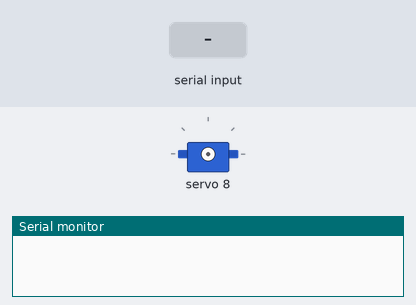
Simulated run of this sketch. Board: Arduino Uno, built with avr-gcc and run on an emulated ATmega328P. Shown: servo, the last lines printed to the serial monitor. Inputs (shaded band) come from the test bench.

Above: at 1.2 s.
1.3 s: "90,45\n" received over Serial
At 2.3 s:
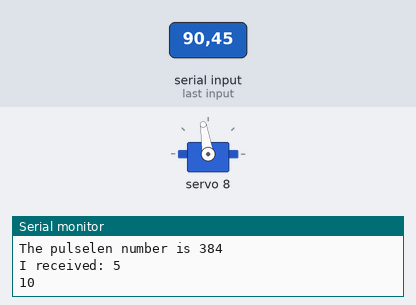
2.9 s: "30,150\n" received over Serial
At 3.5 s:
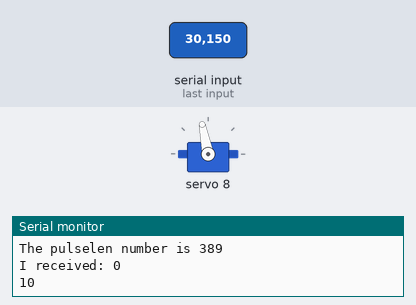
Timing chart, 0 to 5.9 s (numbered marks = the images above; inputs shaded):
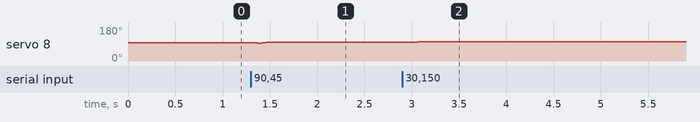

The sketch:

Debugging.ino
```cpp
#include <Wire.h>
#include <Adafruit_PWMServoDriver.h>
Adafruit_PWMServoDriver pwm = Adafruit_PWMServoDriver();
#define SERVOMIN  130 // this is the 'minimum' pulse length count (out of 4096)
#define SERVOMAX  600 // this is the 'maximum' pulse length count (out of 4096)
#define L 0 //these are the pin we choose in the servo board
#define R 2
#define F 4
#define B 6
#define Lmin  150 // this is the 'minimum' pulse length count (out of 4096)
#define Lmax  600 // this is the 'maximum' pulse length count (out of 4096)
#define Rmin  150 // this is the 'minimum' pulse length count (out of 4096)
#define Rmax  578 // this is the 'maximum' pulse length count (out of 4096)
#define Fmin  150 // this is the 'minimum' pulse length count (out of 4096)
#define Fmax  600 // this is the 'maximum' pulse length count (out of 4096)
#define Bmin  150 // this is the 'minimum' pulse length count (out of 4096)
#define Bmax  600 // this is the 'maximum' pulse length count (out of 4096)

const int ServoIn = 8;//机会可能冀东水泥附加费戽水抗旱


const int autoPin = 11;
const int notAutoPin = 12;
const int nextPin = 13;
const int startPin = 10;
const int colorful = 9;
const int redBlink = 8;
const int blueBlink = 2;
const int greenBlink = 7;
const int L1 = 6;
const int L2 = 5;
const int R1 = 4;
const int R2 = 3;
int incomingByte = 0;   // for incoming serial data
int number = 0;
int AorM=1;
int pulselen=370;

void setup() {
  Serial.begin(9600);     // opens serial port, sets data rate to 9600 bps
pwm.begin();
  pwm.setPWMFreq(60);
  yield();
}

void loop() {
int changed = 0;
  // send data only when you receive data:
  if (Serial.available() > 0) {
    // read the incoming byte:
    incomingByte = Serial.read();
    Serial.println(incomingByte, DEC);
    if (incomingByte == 113) {

    };
    if (incomingByte == 45) { //负数
      AorM=-1;
      changed=1;
    }
    if (incomingByte == 43) { //正数
      AorM=1;
      changed=1;
    };
    if(changed==0){
      number=(incomingByte-48)*AorM;
      if(number>-10 && number<10){
        runIt(ServoIn, number);
        Serial.print("I received: ");
      Serial.println(number, DEC);
      }
    }
  }
}

void runIt(int servonum, int changed){
  pulselen+=changed;
  if(pulselen>SERVOMAX){
    pulselen=SERVOMAX;
  }
  else if(pulselen<SERVOMIN){
    pulselen=SERVOMIN;
  }
  Serial.print("The pulselen number is ");
  Serial.println(pulselen);
  pwm.setPWM(servonum, 0, pulselen);
}
```

Measured:
- after the input at 1.3 s, servo 8: 97° → 99° after 0.07 s
- after the input at 2.9 s, servo 8: 99° → 100° at once, → 101° 0.06 s later
